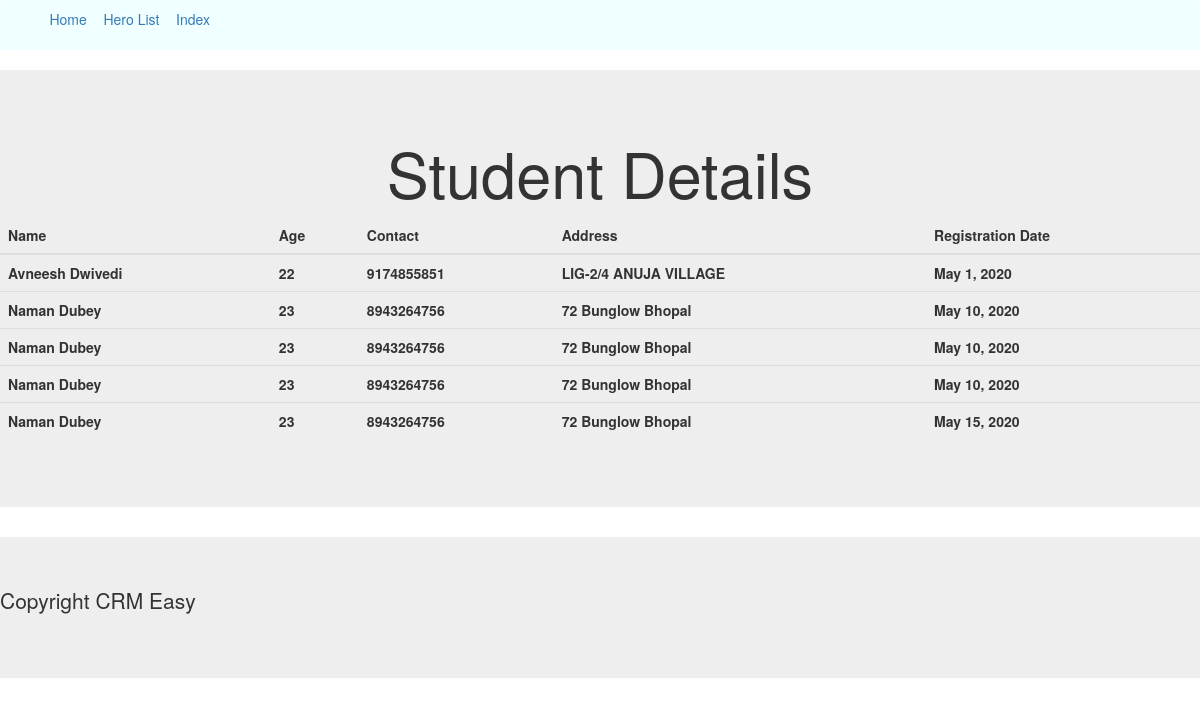
The app's page /socialmedia/home/ with its own data.
### socialmedia/models.py (models this page shows, shortened)
class Student(models.Model):
    name = models.CharField(max_length=60)
    age = models.IntegerField()
    education = models.CharField(max_length=50)
    address = models.CharField(max_length=50)
    contact = models.CharField(max_length=10)
    date = models.DateField(default = datetime.datetime.now())

### socialmedia/views.py (the view)
# urls.py: path('home/', HomePageView.as_view(), name='home'),
class HomePageView(TemplateView):
    template_name = "home.html"
    def get_context_data(self, **kwargs):
        context = super().get_context_data(**kwargs)
        context['current_students'] = Student.objects.all()[:5]
        return context

### socialmedia/templates/home.html
{% extends 'master.html' %}
{% block content %}
    <div class="row">
        <div class="col-md-12">
            <h1 class="text-center"> Student Details </h1>
                <table class="table table-hover">
                    <thead>
                        <tr>
                            <th>Name</th>
                            <th>Age</th>
                            <th>Contact</th>
                            <th>Address</th>
                            <th>Registration Date</th>
                        </tr>
                    </thead>
                    <tbody>
                        {% for student in current_students %}
                                <tr>
                                    <th>{{student.name}}</th>
                                    <th>{{student.age}}</th>
                                    <th>{{student.contact}}</th>
                                    <th>{{student.address}}</th>
                                    <th>{{student.date}}</th>
                                </tr>
                        {% endfor %}
                    </tbody>
                </table>
        </div>
    </div>
{% endblock content %}

### socialmedia/templates/master.html (shortened to what this page needs)
{% load static %}
<!DOCTYPE html>
<html lang="en">
<head>
    {% block head_css %}
            <link href="{% static 'socialmedia/css/bootstrap.min.css' %}" rel="stylesheet" media="screen" />
            <link href="{% static 'socialmedia/css/style.css' %}" rel="stylesheet" media="screen" />
    {% endblock head_css %}
</head>
<body>
    <header>
        <div class="row">
            <div class="col-md-12">
             {% block header %}
            <ul type='none' class="navbar">
                <li><a href="{% url 'home' %}">Home</a></li>
                <li><a href="{% url 'herolist' %}">Hero List</a></li>
                <li><a href="{% url 'index' %}">Index</a></li>
            </ul>
            {% endblock header %}
            </div>
        </div>
    </header>
        <div class="jumbotron">
            {% block content %}{% endblock content %}
        </div>
    <div class="jumbotron">
        {% block footer %}
            <p>Copyright CRM Easy</p>
    {% endblock footer %}
        </div>
</body>
</html>

### socialmedia/static/socialmedia/css/style.css (style rules this page uses)
.navbar { background-color: azure; }
.navbar li { float:left; margin:0.3em; padding:0.3em; }

### records on screen
Student: name "Avneesh Dwivedi", age "22", contact "9174855851", address "LIG-2/4 ANUJA VILLAGE", date "May 1, 2020"
Student: name "Naman Dubey", age "23", contact "8943264756", address "72 Bunglow Bhopal", date "May 10, 2020"
Student: name "Naman Dubey", age "23", contact "8943264756", address "72 Bunglow Bhopal", date "May 10, 2020"
Student: name "Naman Dubey", age "23", contact "8943264756", address "72 Bunglow Bhopal", date "May 10, 2020"
Student: name "Naman Dubey", age "23", contact "8943264756", address "72 Bunglow Bhopal", date "May 15, 2020"
